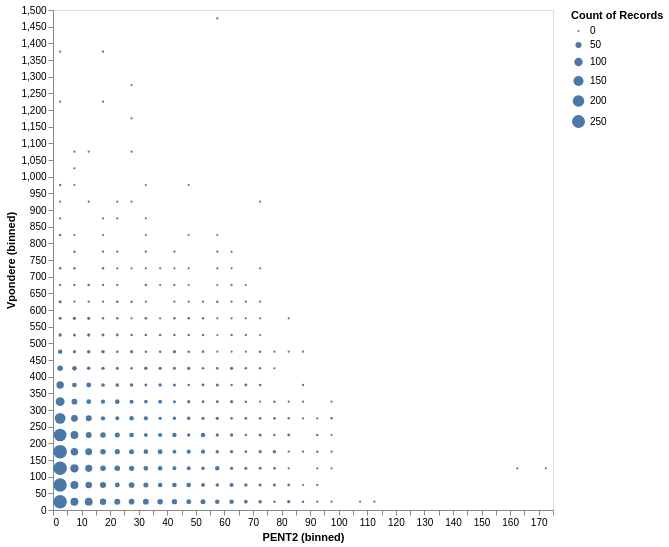

Write notebook code for a chart like this one.
### Markdown cell above
##### Question 5
Size can be used in order to represent the number of individuals in a better way than color.
Color can then be used represent another aggregated variable.

Cluttering can be reduced with this approach (https://altair-viz.github.io/gallery/scatter_marginal_hist.html) and filtering.

### Code cell
bins = 50

altair.Chart(df_eco_2015_V).mark_circle().encode(
    altair.X('PENT2', type='quantitative').bin(maxbins=bins),
    altair.Y('Vpondere', type='quantitative').bin(maxbins=bins),
    altair.Size("count()")
).properties(
    width=500,
    height=500
)

### Figure 1 — Vega specification as saved in the notebook (floating-point values rounded to 4 significant figures; data arrays with more than 128 entries replaced by an {"elided": "..."} marker saying what was removed)
{"$schema": "https://vega.github.io/schema/vega/v6.json", "data": [{"name": "source_0", "values": {"elided": "296 records"}}, {"name": "source_0_size_domain___count", "values": [{"min": 1, "max": 274}]}], "signals": [{"name": "bin_maxbins_50_PENT2_bins", "value": {"fields": ["PENT2"], "fname": "bin_PENT2", "start": 0.0, "step": 5.0, "stop": 175.0}}, {"name": "bin_maxbins_50_Vpondere_bins", "value": {"fields": ["Vpondere"], "fname": "bin_Vpondere", "start": 0.0, "step": 50.0, "stop": 1500.0}}], "marks": [{"type": "symbol", "name": "marks", "from": {"data": "source_0"}, "encode": {"update": {"fill": {"value": "#4c78a8"}, "x": {"signal": "scale(\"x\", 0.5 * datum[\"bin_maxbins_50_PENT2\"] + 0.5 * datum[\"bin_maxbins_50_PENT2_end\"])"}, "y": {"signal": "scale(\"y\", 0.5 * datum[\"bin_maxbins_50_Vpondere\"] + 0.5 * datum[\"bin_maxbins_50_Vpondere_end\"])"}, "size": {"field": "__count", "scale": "size"}, "shape": {"value": "circle"}}}, "style": ["circle"]}], "scales": [{"name": "x", "type": "linear", "domain": {"signal": "[bin_maxbins_50_PENT2_bins.start, bin_maxbins_50_PENT2_bins.stop]"}, "range": [0, {"signal": "width"}], "bins": {"signal": "bin_maxbins_50_PENT2_bins"}, "zero": false}, {"name": "y", "type": "linear", "domain": {"signal": "[bin_maxbins_50_Vpondere_bins.start, bin_maxbins_50_Vpondere_bins.stop]"}, "range": [{"signal": "height"}, 0], "bins": {"signal": "bin_maxbins_50_Vpondere_bins"}, "zero": false}, {"name": "size", "type": "linear", "domain": [{"signal": "(data(\"source_0_size_domain___count\")[0] || {}).min"}, {"signal": "(data(\"source_0_size_domain___count\")[0] || {}).max"}], "range": [4, {"signal": "pow(0.95 * min(width / ((bin_maxbins_50_PENT2_bins.stop - bin_maxbins_50_PENT2_bins.start) / bin_maxbins_50_PENT2_bins.step), height / ((bin_maxbins_50_Vpondere_bins.stop - bin_maxbins_50_Vpondere_bins.start) / bin_maxbins_50_Vpondere_bins.step)), 2)"}], "zero": true}], "axes": [{"scale": "x", "title": "PENT2 (binned)", "labelFlush": true, "orient": "bottom", "labelOverlap": true, "tickCount": {"signal": "ceil(width/10)"}, "zindex": 0, "grid": false}, {"scale": "y", "orient": "left", "grid": false, "title": "Vpondere (binned)", "labelOverlap": true, "tickCount": {"signal": "ceil(height/10)"}, "zindex": 0}], "width": 500, "style": "cell", "legends": [{"size": "size", "symbolType": "circle", "title": "Count of Records", "encode": {"symbols": {"update": {"fill": {"value": "#4c78a8"}, "stroke": {"value": "transparent"}}}}}], "height": 500, "background": "white", "padding": 5}
